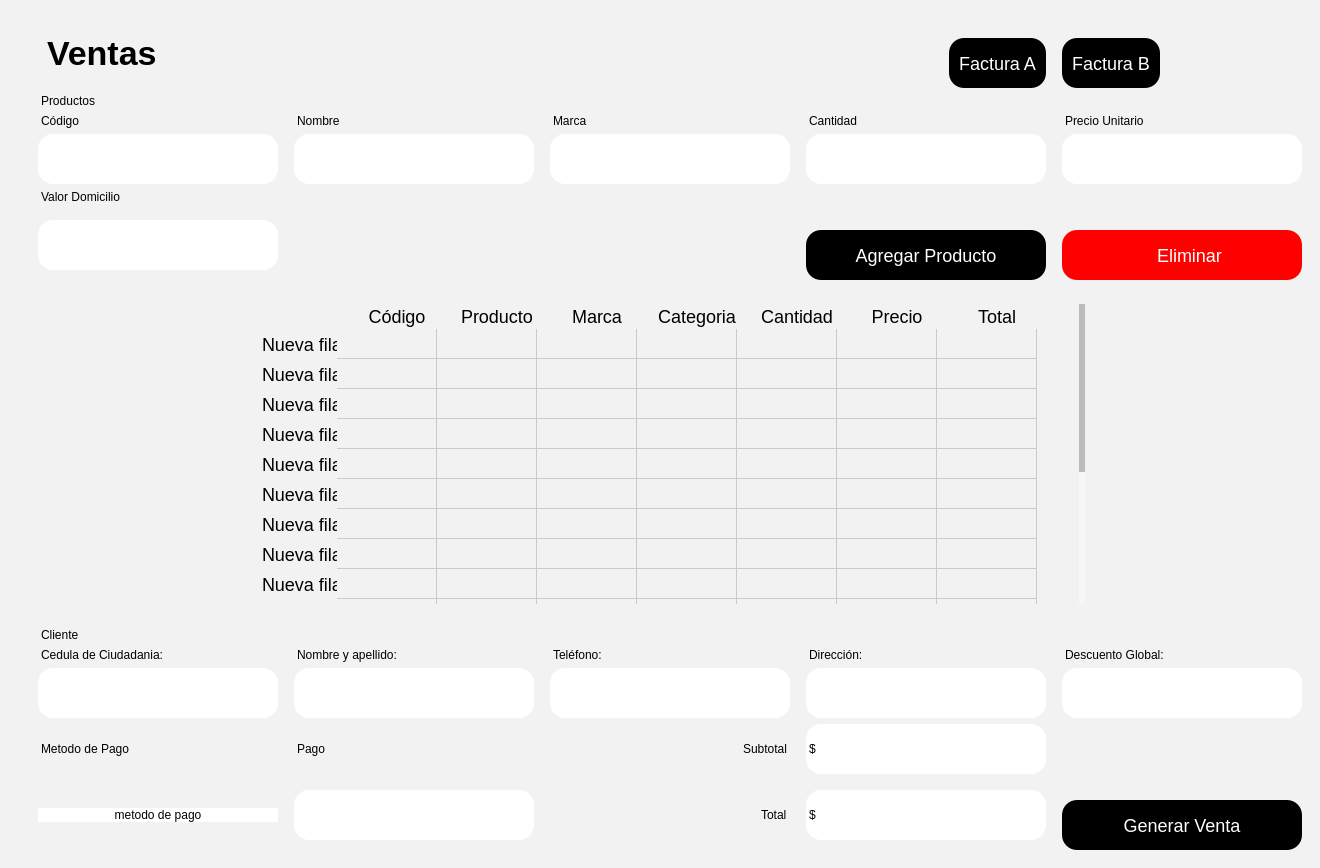
       <widget class="QStackedWidget" name="Contenido">
        <property name="styleSheet">
         <string notr="true">margin-left:10px;
border-radius:15px;
background-color: #f2f2f2; 
</string>
        </property>
        <widget class="QWidget" name="ContenidoPage1" native="true">
         <layout class="QVBoxLayout" name="verticalLayout_2">
          <item>
           <widget class="QWidget" name="widget_3" native="true">
            <property name="styleSheet">
             <string notr="true"/>
            </property>
            <layout class="QGridLayout" name="gridLayout">
             <item row="0" column="0">
              <layout class="QGridLayout" name="gridLayout_2">
               <item row="3" column="1">
                <widget class="QLineEdit" name="InputNombre">
                 <property name="sizePolicy">
                  <sizepolicy hsizetype="Fixed" vsizetype="Fixed">
                   <horstretch>0</horstretch>
                   <verstretch>0</verstretch>
                  </sizepolicy>
                 </property>
                 <property name="minimumSize">
                  <size>
                   <width>250</width>
                   <height>50</height>
                  </size>
                 </property>
                 <property name="maximumSize">
                  <size>
                   <width>250</width>
                   <height>50</height>
                  </size>
                 </property>
                 <property name="styleSheet">
                  <string notr="true">background-color: rgb(255, 255, 255);</string>
                 </property>
                </widget>
               </item>
               <item row="2" column="0">
                <widget class="QLabel" name="label_3">
                 <property name="text">
                  <string>Código</string>
                 </property>
                </widget>
               </item>
               <item row="3" column="0">
                <widget class="QLineEdit" name="InputCodigo">
                 <property name="sizePolicy">
                  <sizepolicy hsizetype="Fixed" vsizetype="Fixed">
                   <horstretch>0</horstretch>
                   <verstretch>0</verstretch>
                  </sizepolicy>
                 </property>
                 <property name="minimumSize">
                  <size>
                   <width>250</width>
                   <height>50</height>
                  </size>
                 </property>
                 <property name="maximumSize">
                  <size>
                   <width>250</width>
                   <height>50</height>
                  </size>
                 </property>
                 <property name="styleSheet">
                  <string notr="true">background-color: rgb(255, 255, 255);</string>
                 </property>
                </widget>
               </item>
               <item row="2" column="2">
                <widget class="QLabel" name="label_6">
                 <property name="text">
                  <string>Marca</string>
                 </property>
                </widget>
               </item>
               <item row="2" column="5">
                <widget class="QLabel" name="label">
                 <property name="text">
                  <string>Precio Unitario</string>
                 </property>
                </widget>
               </item>
               <item row="3" column="2">
                <widget class="QLineEdit" name="InputMarca">
                 <property name="sizePolicy">
                  <sizepolicy hsizetype="Fixed" vsizetype="Fixed">
                   <horstretch>0</horstretch>
                   <verstretch>0</verstretch>
                  </sizepolicy>
                 </property>
                 <property name="minimumSize">
                  <size>
                   <width>250</width>
                   <height>50</height>
                  </size>
                 </property>
                 <property name="maximumSize">
                  <size>
                   <width>250</width>
                   <height>50</height>
                  </size>
                 </property>
                 <property name="styleSheet">
                  <string notr="true">background-color: rgb(255, 255, 255);</string>
                 </property>
                </widget>
               </item>
               <item row="5" column="0">
                <widget class="QLineEdit" name="InputDomicilio">
                 <property name="sizePolicy">
                  <sizepolicy hsizetype="Fixed" vsizetype="Fixed">
                   <horstretch>0</horstretch>
                   <verstretch>0</verstretch>
                  </sizepolicy>
                 </property>
                 <property name="minimumSize">
                  <size>
                   <width>250</width>
                   <height>50</height>
                  </size>
                 </property>
                 <property name="maximumSize">
                  <size>
                   <width>250</width>
                   <height>50</height>
                  </size>
                 </property>
                 <property name="styleSheet">
                  <string notr="true">background-color: rgb(255, 255, 255);</string>
                 </property>
                </widget>
               </item>
               <item row="2" column="1">
                <widget class="QLabel" name="label_5">
                 <property name="text">
                  <string>Nombre</string>
                 </property>
                </widget>
               </item>
               <item row="3" column="3">
                <widget class="QLineEdit" name="InputCantidad">
                 <property name="sizePolicy">
                  <sizepolicy hsizetype="Fixed" vsizetype="Fixed">
                   <horstretch>0</horstretch>
                   <verstretch>0</verstretch>
                  </sizepolicy>
                 </property>
                 <property name="minimumSize">
                  <size>
                   <width>250</width>
                   <height>50</height>
                  </size>
                 </property>
                 <property name="maximumSize">
                  <size>
                   <width>250</width>
                   <height>50</height>
                  </size>
                 </property>
                 <property name="styleSheet">
                  <string notr="true">background-color: rgb(255, 255, 255);</string>
                 </property>
                </widget>
               </item>
               <item row="2" column="3">
                <widget class="QLabel" name="label_7">
                 <property name="text">
                  <string>Cantidad</string>
                 </property>
                </widget>
               </item>
               <item row="1" column="0">
                <widget class="QLabel" name="label_30">
                 <property name="text">
                  <string>Productos</string>
                 </property>
                </widget>
               </item>
               <item row="4" column="0">
                <widget class="QLabel" name="label_8">
                 <property name="text">
                  <string>Valor Domicilio</string>
                 </property>
                </widget>
               </item>
               <item row="0" column="0">
                <widget class="QLabel" name="LabelVentasA">
                 <property name="styleSheet">
                  <string notr="true">#LabelVentasA {
    font-weight: bold; /* Negrita */
    font-size: 34px; /* Tamaño de fuente */
}
</string>
                 </property>
                 <property name="text">
                  <string>Ventas</string>
                 </property>
                </widget>
               </item>
               <item row="3" column="5">
                <widget class="QLineEdit" name="InputPrecioUnitario">
                 <property name="sizePolicy">
                  <sizepolicy hsizetype="Fixed" vsizetype="Fixed">
                   <horstretch>0</horstretch>
                   <verstretch>0</verstretch>
                  </sizepolicy>
                 </property>
                 <property name="minimumSize">
                  <size>
                   <width>250</width>
                   <height>50</height>
                  </size>
                 </property>
                 <property name="maximumSize">
                  <size>
                   <width>250</width>
                   <height>50</height>
                  </size>
                 </property>
                 <property name="styleSheet">
                  <string notr="true">background-color: rgb(255, 255, 255);</string>
                 </property>
                </widget>
               </item>
               <item row="5" column="3">
                <widget class="QPushButton" name="BtnAgregarProducto">
                 <property name="styleSheet">
                  <string notr="true">
QPushButton {
    background-color: black; /* Fondo blanco */
    border: none; /* Sin borde ni decoración inicial */
    color:  white; /* Color del texto */
    border-radius: 15px; /* Bordes circulares */
    padding: 5px 10px; /* Espaciado interno para mejor apariencia */
	height: 40px; /* Altura del botón */
    text-align: center; /* Alinea el texto del botón a la izquierda */
    font-size: 18px; /* Tamaño de fuente */
	margin-top:20px;
}

QPushButton:hover {
    background-color: rgb(106, 106, 106); /* Gris claro al pasar el mouse */
    cursor: pointer; /* Cursor de mano al pasar sobre el botón */
}</string>
                 </property>
                 <property name="text">
                  <string>Agregar Producto</string>
                 </property>
                </widget>
               </item>
               <item row="5" column="5">
                <widget class="QPushButton" name="BtnEliminar">
                 <property name="styleSheet">
                  <string notr="true">
QPushButton {
    background-color: red; /* Fondo blanco */
    border: none; /* Sin borde ni decoración inicial */
    color:  white; /* Color del texto */
    border-radius: 15px; /* Bordes circulares */
    padding: 5px 10px; /* Espaciado interno para mejor apariencia */
	height: 40px; /* Altura del botón */
    text-align: center; /* Alinea el texto del botón a la izquierda */
    font-size: 18px; /* Tamaño de fuente */
	margin-top:20px;
    cursor: pointer; /* Cursor de mano al pasar sobre el botón */
}

QPushButton:hover {
    background-color: rgb(106, 106, 106); /* Gris claro al pasar el mouse */
    cursor: pointer; /* Cursor de mano al pasar sobre el botón */
}</string>
                 </property>
                 <property name="text">
                  <string>   Eliminar</string>
                 </property>
                 <property name="icon">
                  <iconset>
                   <normaloff>../../assets/iconos/eliminar.png</normaloff>../../assets/iconos/eliminar.png</iconset>
                 </property>
                 <property name="iconSize">
                  <size>
                   <width>30</width>
                   <height>30</height>
                  </size>
                 </property>
                </widget>
               </item>
               <item row="0" column="3" alignment="Qt::AlignRight|Qt::AlignVCenter">
                <widget class="QPushButton" name="BtnFacturaA">
                 <property name="styleSheet">
                  <string notr="true">
QPushButton {
    background-color: black; /* Fondo blanco */
    border: none; /* Sin borde ni decoración inicial */
    color:  white; /* Color del texto */
    border-radius: 15px; /* Bordes circulares */
    padding: 5px 10px; /* Espaciado interno para mejor apariencia */
	height: 40px; /* Altura del botón */
    text-align: center; /* Alinea el texto del botón a la izquierda */
    font-size: 18px; /* Tamaño de fuente */
	margin-top:20px;
}

QPushButton:hover {
    background-color: rgb(106, 106, 106); /* Gris claro al pasar el mouse */
    cursor: pointer; /* Cursor de mano al pasar sobre el botón */
}</string>
                 </property>
                 <property name="text">
                  <string>Factura A</string>
                 </property>
                </widget>
               </item>
               <item row="0" column="5" alignment="Qt::AlignLeft|Qt::AlignVCenter">
                <widget class="QPushButton" name="BtnFacturaB">
                 <property name="styleSheet">
                  <string notr="true">
QPushButton {
    background-color: black; /* Fondo blanco */
    border: none; /* Sin borde ni decoración inicial */
    color:  white; /* Color del texto */
    border-radius: 15px; /* Bordes circulares */
    padding: 5px 10px; /* Espaciado interno para mejor apariencia */
	height: 40px; /* Altura del botón */
    text-align: center; /* Alinea el texto del botón a la izquierda */
    font-size: 18px; /* Tamaño de fuente */
	margin-top:20px;
}

QPushButton:hover {
    background-color: rgb(106, 106, 106); /* Gris claro al pasar el mouse */
    cursor: pointer; /* Cursor de mano al pasar sobre el botón */
}</string>
                 </property>
                 <property name="text">
                  <string>Factura B</string>
                 </property>
                </widget>
               </item>
              </layout>
             </item>
            </layout>
           </widget>
          </item>
          <item>
           <widget class="QWidget" name="widget" native="true">
            <property name="styleSheet">
             <string notr="true"/>
            </property>
            <layout class="QVBoxLayout" name="verticalLayout_3">
             <item alignment="Qt::AlignHCenter|Qt::AlignVCenter">
              <widget class="QTableWidget" name="tableWidget">
               <property name="sizePolicy">
                <sizepolicy hsizetype="Fixed" vsizetype="Fixed">
                 <horstretch>0</horstretch>
                 <verstretch>0</verstretch>
                </sizepolicy>
               </property>
               <property name="minimumSize">
                <size>
                 <width>845</width>
                 <height>300</height>
                </size>
               </property>
               <property name="font">
                <font>
                 <family>MS Shell Dlg 2</family>
                 <pointsize>11</pointsize>
                 <weight>75</weight>
                 <bold>true</bold>
                </font>
               </property>
               <property name="styleSheet">
                <string notr="true">
QTableWidget {
    border: none;
    box-shadow: 0 4px 8px rgba(0, 0, 0, 0.1); /* Sombra suave alrededor de la tabla */
}

QTableWidget::item {
    background-color: #f2f2f2; 
    border: none; 
    font-size: 18px; /* Tamaño de letra */
    transition: background-color 0.3s ease; /* Suavizado de transición de color de fondo */
    pointer-events: none; /* Desactiva la interacción con las celdas (como editar) */
}

QTableWidget::item:selected {
    background-color: #aad4ff; /* Color azul claro para celdas seleccionadas */
    color: black; /* Texto negro para celdas seleccionadas */
}

QTableWidget::item:hover {
    background-color: #e6e6e6; /* Color de fondo al pasar el cursor sobre las celdas */
}

QHeaderView::section {
    border: none; 
    background-color: #f2f2f2; 
    font-size: 18px; /* Tamaño de letra */
    font-weight: normal; /* No negritas */
    text-align: center; /* Centrado del texto en los encabezados */
    box-shadow: 0 2px 4px rgba(0, 0, 0, 0.1); /* Sombra suave para los encabezados */
}

QHeaderView::section:focus {
    background-color: #f2f2f2; /* Sin color de fondo cuando está en foco */
    border: none; /* Sin borde cuando está en foco */
}

QTableWidget::item:focus {
    border: none; /* Sin borde cuando las celdas tienen el foco */
    background-color: #f2f2f2; /* Mantener el fondo sin color azul */
}

QTableCornerButton::section {
    background-color: #f2f2f2; 
    border: none; 
}

QTableWidget::verticalHeader {
    background-color: #f2f2f2;
    font-size: 23px;
    border: none;
    font-weight: normal; /* No negritas */
}

QTableWidget::item:hover {
    background-color: #e6e6e6; /* Color de fondo al pasar el cursor sobre las celdas */
}
/* Personalización de la barra de desplazamiento */
QScrollBar:vertical {
    border: none;
    background: #f7f7f7; /* Fondo de la barra */
    width: 8px; /* Barra más delgada */
    border-radius: 4px; /* Bordes más redondeados */
    margin: 0px 2px 0px 0px; /* Un pequeño margen para el desplazamiento */
}

QScrollBar::handle:vertical {
    background: #bbb; /* Fondo del control deslizante */
    min-height: 20px; /* Control deslizante más delgado */
    border-radius: 4px; /* Bordes redondeados */
    transition: background-color 0.3s ease; /* Transición suave para el cambio de color */
}

QScrollBar::handle:vertical:hover {
    background: #888; /* Color más oscuro cuando el control deslizante está siendo desplazado */
}

QScrollBar::add-line:vertical, QScrollBar::sub-line:vertical {
    border: none;
    background: #f2f2f2; /* Fondo para los botones de la barra */
    height: 0px; /* Sin altura para los botones */
}

QScrollBar:horizontal {
    border: none;
    background: #f7f7f7; /* Fondo de la barra */
    height: 8px; /* Barra más delgada */
    border-radius: 4px; /* Bordes más redondeados */
    margin: 0px 0px 2px 0px; /* Un pequeño margen para el desplazamiento */
}

QScrollBar::handle:horizontal {
    background: #bbb; /* Fondo del control deslizante */
    min-width: 20px; /* Control deslizante más delgado */
    border-radius: 4px; /* Bordes redondeados */
    transition: background-color 0.3s ease; /* Transición suave para el cambio de color */
}

QScrollBar::handle:horizontal:hover {
    background: #888; /* Color más oscuro cuando el control deslizante está siendo desplazado */
}
</string>
               </property>
               <row>
                <property name="text">
                 <string>Nueva fila</string>
                </property>
               </row>
               <row>
                <property name="text">
                 <string>Nueva fila</string>
                </property>
               </row>
               <row>
                <property name="text">
                 <string>Nueva fila</string>
                </property>
               </row>
               <row>
                <property name="text">
                 <string>Nueva fila</string>
                </property>
               </row>
               <row>
                <property name="text">
                 <string>Nueva fila</string>
                </property>
               </row>
               <row>
                <property name="text">
                 <string>Nueva fila</string>
                </property>
               </row>
               <row>
                <property name="text">
                 <string>Nueva fila</string>
                </property>
               </row>
               <row>
                <property name="text">
                 <string>Nueva fila</string>
                </property>
               </row>
               <row>
                <property name="text">
                 <string>Nueva fila</string>
                </property>
               </row>
               <row>
                <property name="text">
                 <string>Nueva fila</string>
                </property>
               </row>
               <row>
                <property name="text">
                 <string>Nueva fila</string>
                </property>
               </row>
               <row>
                <property name="text">
                 <string>Nueva fila</string>
                </property>
               </row>
               <row>
                <property name="text">
                 <string>Nueva fila</string>
                </property>
               </row>
               <row>
                <property name="text">
                 <string>Nueva fila</string>
                </property>
               </row>
               <row>
                <property name="text">
                 <string>New Row</string>
                </property>
               </row>
               <row>
                <property name="text">
                 <string>New Row</string>
                </property>
               </row>
               <column>
                <property name="text">
                 <string>Código</string>
                </property>
                <property name="font">
                 <font>
                  <kerning>false</kerning>
                 </font>
                </property>
                <property name="textAlignment">
                 <set>AlignCenter</set>
                </property>
               </column>
               <column>
                <property name="text">
                 <string>Producto</string>
                </property>
                <property name="textAlignment">
                 <set>AlignCenter</set>
                </property>
               </column>
               <column>
                <property name="text">
                 <string>Marca</string>
                </property>
                <property name="textAlignment">
                 <set>AlignCenter</set>
                </property>
               </column>
               <column>
                <property name="text">
                 <string>Categoria</string>
                </property>
                <property name="textAlignment">
                 <set>AlignCenter</set>
                </property>
               </column>
               <column>
                <property name="text">
                 <string>Cantidad</string>
                </property>
                <property name="textAlignment">
                 <set>AlignCenter</set>
                </property>
               </column>
               <column>
                <property name="text">
                 <string>Precio</string>
                </property>
                <property name="textAlignment">
                 <set>AlignCenter</set>
                </property>
               </column>
               <column>
                <property name="text">
                 <string>Total</string>
                </property>
                <property name="textAlignment">
                 <set>AlignCenter</set>
                </property>
               </column>
              </widget>
             </item>
            </layout>
           </widget>
          </item>
          <item alignment="Qt::AlignHCenter|Qt::AlignVCenter">
           <widget class="QWidget" name="widget_4" native="true">
            <property name="styleSheet">
             <string notr="true"/>
            </property>
            <layout class="QGridLayout" name="gridLayout_3">
             <item row="0" column="0">
              <layout class="QGridLayout" name="gridLayout_4">
               <item row="1" column="1">
                <widget class="QLabel" name="label_10">
                 <property name="text">
                  <string>Nombre y apellido:</string>
                 </property>
                </widget>
               </item>
               <item row="2" column="5">
                <widget class="QLineEdit" name="InputDescuento">
                 <property name="sizePolicy">
                  <sizepolicy hsizetype="Fixed" vsizetype="Fixed">
                   <horstretch>0</horstretch>
                   <verstretch>0</verstretch>
                  </sizepolicy>
                 </property>
                 <property name="minimumSize">
                  <size>
                   <width>250</width>
                   <height>50</height>
                  </size>
                 </property>
                 <property name="maximumSize">
                  <size>
                   <width>250</width>
                   <height>50</height>
                  </size>
                 </property>
                 <property name="styleSheet">
                  <string notr="true">background-color: rgb(255, 255, 255);</string>
                 </property>
                </widget>
               </item>
               <item row="2" column="3">
                <widget class="QLineEdit" name="InputDireccion">
                 <property name="sizePolicy">
                  <sizepolicy hsizetype="Fixed" vsizetype="Fixed">
                   <horstretch>0</horstretch>
                   <verstretch>0</verstretch>
                  </sizepolicy>
                 </property>
                 <property name="minimumSize">
                  <size>
                   <width>250</width>
                   <height>50</height>
                  </size>
                 </property>
                 <property name="maximumSize">
                  <size>
                   <width>250</width>
                   <height>50</height>
                  </size>
                 </property>
                 <property name="styleSheet">
                  <string notr="true">background-color: rgb(255, 255, 255);</string>
                 </property>
                </widget>
               </item>
               <item row="3" column="3">
                <widget class="QLabel" name="LabelSubtotal">
                 <property name="sizePolicy">
                  <sizepolicy hsizetype="Fixed" vsizetype="Fixed">
                   <horstretch>0</horstretch>
                   <verstretch>0</verstretch>
                  </sizepolicy>
                 </property>
                 <property name="minimumSize">
                  <size>
                   <width>250</width>
                   <height>50</height>
                  </size>
                 </property>
                 <property name="maximumSize">
                  <size>
                   <width>250</width>
                   <height>50</height>
                  </size>
                 </property>
                 <property name="styleSheet">
                  <string notr="true">background-color: rgb(255, 255, 255);</string>
                 </property>
                 <property name="text">
                  <string>$</string>
                 </property>
                </widget>
               </item>
               <item row="1" column="2">
                <widget class="QLabel" name="label_9">
                 <property name="text">
                  <string>Teléfono:</string>
                 </property>
                </widget>
               </item>
               <item row="3" column="0">
                <widget class="QLabel" name="label_12">
                 <property name="text">
                  <string>Metodo de Pago</string>
                 </property>
                </widget>
               </item>
               <item row="2" column="0">
                <widget class="QLineEdit" name="InputCedula&#10;">
                 <property name="sizePolicy">
                  <sizepolicy hsizetype="Fixed" vsizetype="Fixed">
                   <horstretch>0</horstretch>
                   <verstretch>0</verstretch>
                  </sizepolicy>
                 </property>
                 <property name="minimumSize">
                  <size>
                   <width>250</width>
                   <height>50</height>
                  </size>
                 </property>
                 <property name="maximumSize">
                  <size>
                   <width>250</width>
                   <height>50</height>
                  </size>
                 </property>
                 <property name="styleSheet">
                  <string notr="true">background-color: rgb(255, 255, 255);</string>
                 </property>
                </widget>
               </item>
               <item row="4" column="5">
                <widget class="QPushButton" name="BtnGenerarVenta">
                 <property name="styleSheet">
                  <string notr="true">
QPushButton {
    background-color: black; /* Fondo blanco */
    border: none; /* Sin borde ni decoración inicial */
    color:  white; /* Color del texto */
    border-radius: 15px; /* Bordes circulares */
    padding: 5px 10px; /* Espaciado interno para mejor apariencia */
	height: 40px; /* Altura del botón */
    text-align: center; /* Alinea el texto del botón a la izquierda */
    font-size: 18px; /* Tamaño de fuente */
	margin-top:20px;
}

QPushButton:hover {
    background-color: rgb(106, 106, 106); /* Gris claro al pasar el mouse */
    cursor: pointer; /* Cursor de mano al pasar sobre el botón */
}</string>
                 </property>
                 <property name="text">
                  <string>Generar Venta</string>
                 </property>
                </widget>
               </item>
               <item row="2" column="2">
                <widget class="QLineEdit" name="InputTelefonoCli">
                 <property name="sizePolicy">
                  <sizepolicy hsizetype="Fixed" vsizetype="Fixed">
                   <horstretch>0</horstretch>
                   <verstretch>0</verstretch>
                  </sizepolicy>
                 </property>
                 <property name="minimumSize">
                  <size>
                   <width>250</width>
                   <height>50</height>
                  </size>
                 </property>
                 <property name="maximumSize">
                  <size>
                   <width>250</width>
                   <height>50</height>
                  </size>
                 </property>
                 <property name="styleSheet">
                  <string notr="true">background-color: rgb(255, 255, 255);</string>
                 </property>
                </widget>
               </item>
               <item row="1" column="5">
                <widget class="QLabel" name="label_2">
                 <property name="text">
                  <string>Descuento Global:</string>
                 </property>
                </widget>
               </item>
               <item row="4" column="0">
                <widget class="QPushButton" name="BtnMetodoPago">
                 <property name="styleSheet">
                  <string notr="true">background-color: rgb(255, 255, 255);
color: rgb(0, 0, 0);</string>
                 </property>
                 <property name="text">
                  <string>metodo de pago</string>
                 </property>
                </widget>
               </item>
               <item row="3" column="2" alignment="Qt::AlignRight">
                <widget class="QLabel" name="label_14">
                 <property name="text">
                  <string>Subtotal</string>
                 </property>
                </widget>
               </item>
               <item row="0" column="0">
                <widget class="QLabel" name="label_31">
                 <property name="text">
                  <string>Cliente</string>
                 </property>
                </widget>
               </item>
               <item row="1" column="0">
                <widget class="QLabel" name="label_4">
                 <property name="text">
                  <string>Cedula de Ciudadania:</string>
                 </property>
                </widget>
               </item>
               <item row="1" column="3">
                <widget class="QLabel" name="label_11">
                 <property name="text">
                  <string>Dirección:</string>
                 </property>
                </widget>
               </item>
               <item row="2" column="1">
                <widget class="QLineEdit" name="InputNombreCli">
                 <property name="sizePolicy">
                  <sizepolicy hsizetype="Fixed" vsizetype="Fixed">
                   <horstretch>0</horstretch>
                   <verstretch>0</verstretch>
                  </sizepolicy>
                 </property>
                 <property name="minimumSize">
                  <size>
                   <width>250</width>
                   <height>50</height>
                  </size>
                 </property>
                 <property name="maximumSize">
                  <size>
                   <width>250</width>
                   <height>50</height>
                  </size>
                 </property>
                 <property name="styleSheet">
                  <string notr="true">background-color: rgb(255, 255, 255);</string>
                 </property>
                </widget>
               </item>
               <item row="3" column="1">
                <widget class="QLabel" name="label_13">
                 <property name="text">
                  <string>Pago</string>
                 </property>
                </widget>
               </item>
               <item row="4" column="3">
                <widget class="QLabel" name="LabelTotal">
                 <property name="sizePolicy">
                  <sizepolicy hsizetype="Fixed" vsizetype="Fixed">
                   <horstretch>0</horstretch>
                   <verstretch>0</verstretch>
                  </sizepolicy>
                 </property>
                 <property name="minimumSize">
                  <size>
                   <width>250</width>
                   <height>50</height>
                  </size>
                 </property>
                 <property name="maximumSize">
                  <size>
                   <width>250</width>
                   <height>50</height>
                  </size>
                 </property>
                 <property name="styleSheet">
                  <string notr="true">background-color: rgb(255, 255, 255);</string>
                 </property>
                 <property name="text">
                  <string>$</string>
                 </property>
                </widget>
               </item>
               <item row="4" column="1">
                <widget class="QLineEdit" name="InputPago">
                 <property name="sizePolicy">
                  <sizepolicy hsizetype="Fixed" vsizetype="Fixed">
                   <horstretch>0</horstretch>
                   <verstretch>0</verstretch>
                  </sizepolicy>
                 </property>
                 <property name="minimumSize">
                  <size>
                   <width>250</width>
                   <height>50</height>
                  </size>
                 </property>
                 <property name="maximumSize">
                  <size>
                   <width>250</width>
                   <height>50</height>
                  </size>
                 </property>
                 <property name="styleSheet">
                  <string notr="true">background-color: rgb(255, 255, 255);</string>
                 </property>
                </widget>
               </item>
               <item row="4" column="2" alignment="Qt::AlignRight">
                <widget class="QLabel" name="label_15">
                 <property name="text">
                  <string>Total</string>
                 </property>
                </widget>
               </item>
              </layout>
             </item>
            </layout>
           </widget>
          </item>
         </layout>
        </widget>
       </widget>
